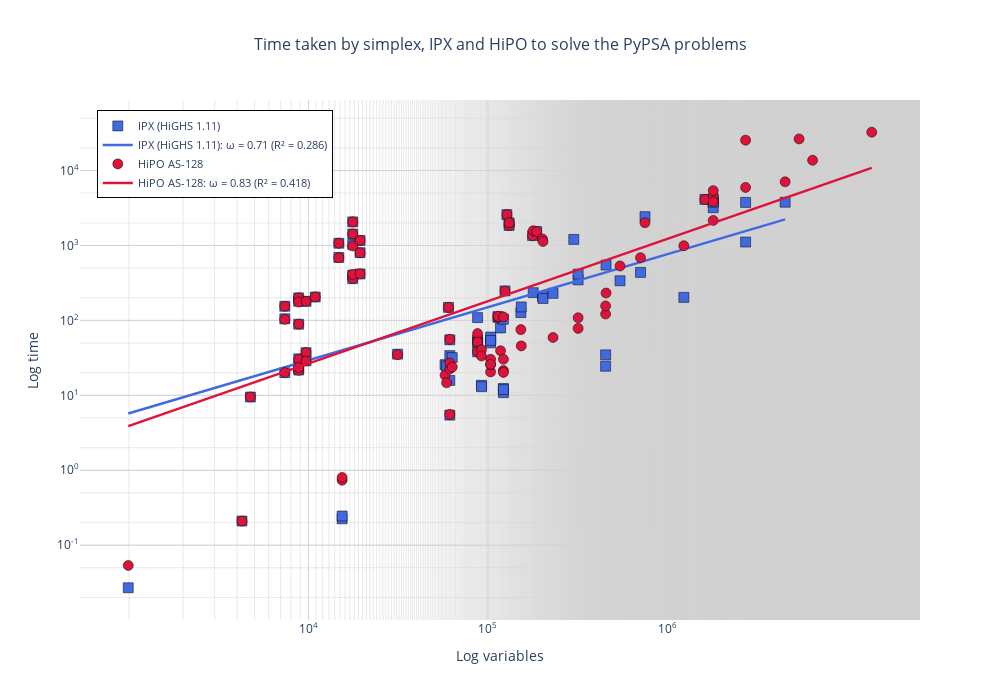

Notebook code cell kept with this figure:
### Markdown cell above
## Large Scale Benchmarks (>= 10^6 variables)

### Code cell
# Logarithmic Scaling Analysis with Interactive Tooltips (Plotly version)
import plotly.graph_objects as go
import numpy as np
import pandas as pd
from scipy import stats
import yaml

# Filter to benchmarks with ok status
pypsa_benchmarks = actual_benchmarks[
    actual_benchmarks['Status'] == 'ok'
].copy()

print(f"Found {len(pypsa_benchmarks)} benchmark results with status 'ok'")

# Load metadata to get number of variables
with open('../results/metadata.yaml') as f:
    meta = yaml.safe_load(f)

# Build mapping: bench-size -> num_variables
var_counts = {}
for bench_name, bench_info in meta['benchmarks'].items():
    for size_info in bench_info.get('Sizes', []):
        size_name = size_info.get('Name')
        num_vars = size_info.get('Num. variables')
        if size_name and num_vars:
            bench_size = f"{bench_name}-{size_name}"
            var_counts[bench_size] = num_vars

print(f"Loaded variable counts for {len(var_counts)} benchmark-size combinations")

# Solvers to plot
solvers_to_plot = ['highs-hipo-ipm', 'highs-hipo-128']

# Create the plot
fig = go.Figure()

colors = {
    'highs': '#90EE90',
    'highs-hipo-ipm': '#4169E1',
    'highs-hipo-32': "#BBFF00",
    'highs-hipo-64': "#FFF200",
    'highs-hipo-128': '#DC143C',
}

markers = {
    'highs': 'triangle-up',
    'highs-hipo-ipm': 'square',
    'highs-hipo-32': 'circle',
    'highs-hipo-64': 'circle',
    'highs-hipo-128': 'circle',
}

labels = {
    'highs': 'Simplex (HiGHS 1.10)',
    'highs-hipo-ipm': 'IPX (HiGHS 1.11)',
    'highs-hipo-32': 'HiPO AS-32',
    'highs-hipo-64': 'HiPO AS-64',
    'highs-hipo-128': 'HiPO AS-128',
}

# For each solver
for solver in solvers_to_plot:
    solver_data = pypsa_benchmarks[
        pypsa_benchmarks['Solver'] == solver
    ].copy()

    if len(solver_data) == 0:
        print(f"No data for {solver}")
        continue

    # Add variable counts
    solver_data['num_vars'] = solver_data['bench-size'].map(var_counts)
    solver_data = solver_data.dropna(subset=['num_vars'])

    if len(solver_data) == 0:
        print(f"No variable counts for {solver}")
        continue

    solver_data = solver_data.sort_values('num_vars')

    x_values = solver_data['num_vars'].values
    y_values = solver_data['Runtime (s)'].values

    # Prepare hover text with detailed information
    hover_texts = []
    for _, row in solver_data.iterrows():
        hover_text = (
            f"<b>{row['Benchmark']}</b><br>"
            f"Size: {row['Size']}<br>"
            f"Solver: {row['Solver']}<br>"
            f"Status: {row['Status']}<br>"
            f"Runtime: {row['Runtime (s)']:.2f}s<br>"
            f"Memory: {row['Memory Usage (MB)']:.1f} MB<br>"
            f"Variables: {row['num_vars']:,}<br>"
            f"Objective: {row.get('Objective Value', 'N/A')}<br>"
            f"Termination: {row.get('Termination Condition', 'N/A')}"
        )
        hover_texts.append(hover_text)

    # Add scatter trace with hover info
    fig.add_trace(go.Scatter(
        x=x_values,
        y=y_values,
        mode='markers',
        name=labels.get(solver, solver),
        marker=dict(
            color=colors.get(solver, 'gray'),
            symbol=markers.get(solver, 'circle'),
            size=10,
            line=dict(color='black', width=0.5)
        ),
        hovertemplate='%{text}<extra></extra>',
        text=hover_texts,
        showlegend=True
    ))

    # Fit power law: y = a * x^omega
    if len(x_values) > 3:
        log_x = np.log10(x_values)
        log_y = np.log10(y_values)
        slope, intercept, r_value, _, _ = stats.linregress(log_x, log_y)
        omega = slope

        # Plot fitted line
        x_fit = np.logspace(np.log10(x_values.min()), np.log10(x_values.max()), 100)
        y_fit = 10**(intercept) * x_fit**omega

        fig.add_trace(go.Scatter(
            x=x_fit,
            y=y_fit,
            mode='lines',
            name=f'{labels.get(solver, solver)}: ω = {omega:.2f} (R² = {r_value**2:.3f})',
            line=dict(
                color=colors.get(solver, 'gray'),
                width=2.5,
            ),
            hovertemplate=f'ω = {omega:.2f}<br>R² = {r_value**2:.3f}<extra></extra>',
            showlegend=True
        ))

        print(f"{solver:20s}: ω = {omega:.2f} (R² = {r_value**2:.3f})")

# Update layout with log scales - MATCHING PAPER STYLE
fig.update_xaxes(
    type="log",
    title_text='Log variables',
    title_font=dict(size=14),
    gridcolor='lightgray',
    gridwidth=1,
    showgrid=True,
    # Set tick values to match paper: 10^4, 10^5, 10^6
    tickmode='array',
    tickvals=[1e4, 1e5, 1e6],
    ticktext=['10<sup>4</sup>', '10<sup>5</sup>', '10<sup>6</sup>'],
    minor=dict(showgrid=True, gridcolor='lightgray', gridwidth=0.5)
)

fig.update_yaxes(
    type="log",
    title_text='Log time',
    title_font=dict(size=14),
    gridcolor='lightgray',
    gridwidth=1,
    showgrid=True,
    # Set tick values to match paper: 10^-1, 10^0, 10^1, 10^2, 10^3, 10^4
    tickmode='array',
    tickvals=[1e-1, 1e0, 1e1, 1e2, 1e3, 1e4],
    ticktext=['10<sup>-1</sup>', '10<sup>0</sup>', '10<sup>1</sup>', '10<sup>2</sup>', '10<sup>3</sup>', '10<sup>4</sup>'],
    # range=[np.log10(0.1), np.log10(1e4)],  # 0.1 to 10^4
    minor=dict(showgrid=True, gridcolor='lightgray', gridwidth=0.5)
)

fig.update_layout(
    title={
        'text': 'Time taken by simplex, IPX and HiPO to solve the PyPSA problems',
        'x': 0.5,
        'xanchor': 'center',
        'font': {'size': 16}
    },
    legend=dict(
        x=0.02,
        y=0.98,
        bgcolor='rgba(255,255,255,0.95)',
        bordercolor='black',
        borderwidth=1,
        font=dict(size=11)
    ),
    hovermode='closest',
    width=1000,
    height=700,
    plot_bgcolor='white',
    paper_bgcolor='white'
)
